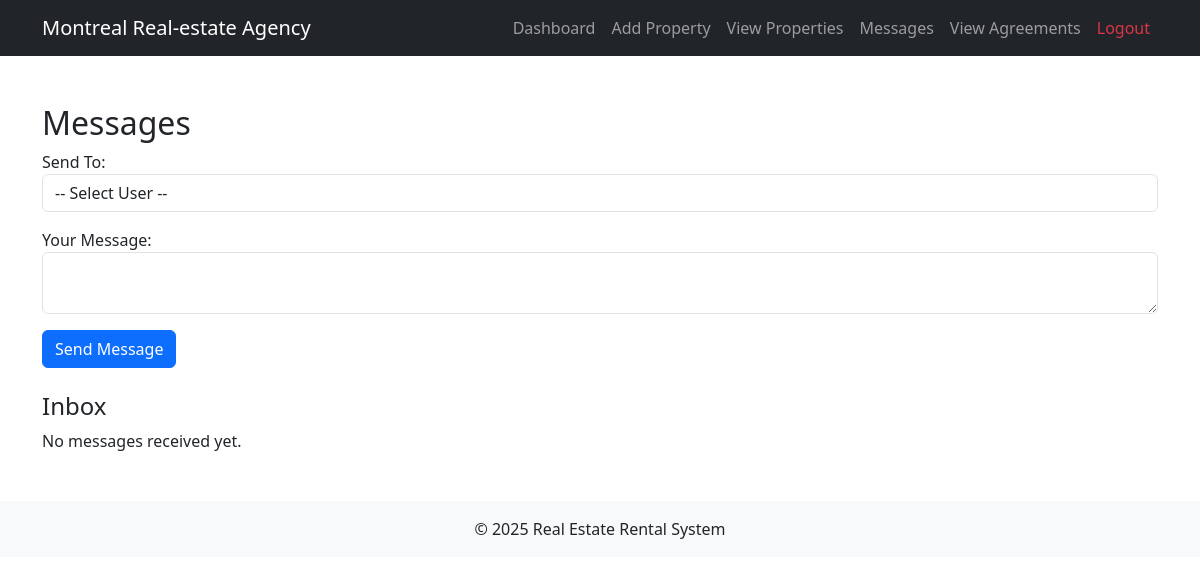
The app's page /pages/messages.php (signed in), older data.
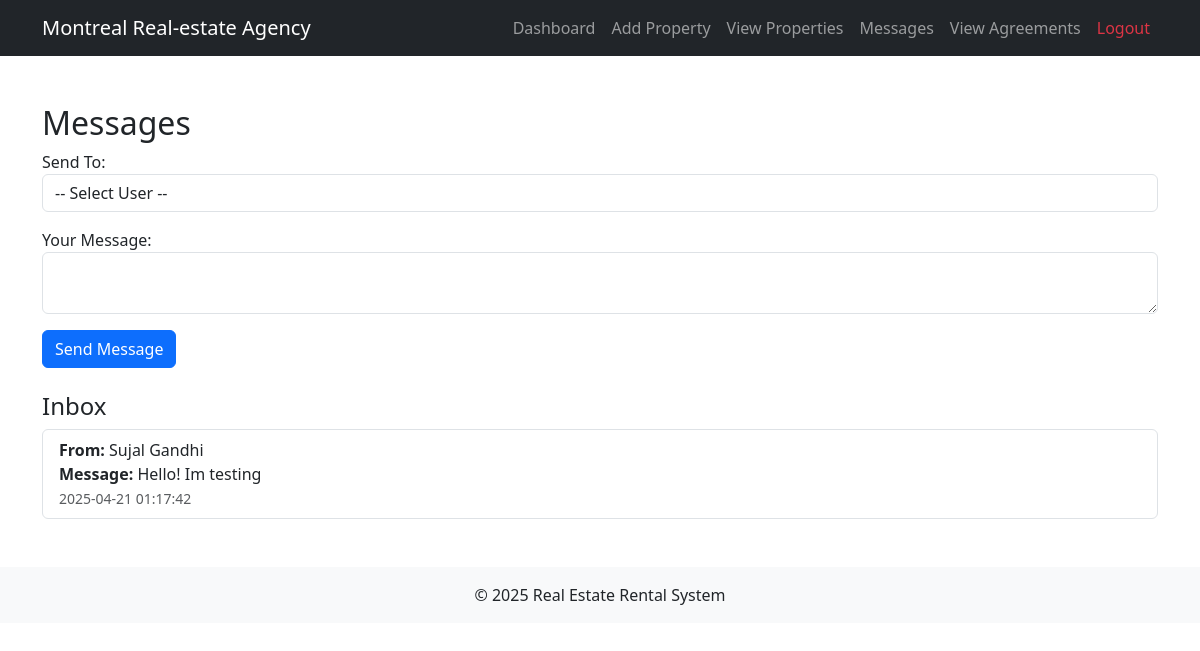
The same page, newer data.
### tables this page shows
CREATE TABLE IF NOT EXISTS `messages` (
  `id` int NOT NULL AUTO_INCREMENT,
  `sender_id` int DEFAULT NULL,
  `receiver_id` int DEFAULT NULL,
  `message` text,
  `sent_at` timestamp NOT NULL DEFAULT CURRENT_TIMESTAMP,
  PRIMARY KEY (`id`),
  KEY `sender_id` (`sender_id`),
  KEY `receiver_id` (`receiver_id`)
);

CREATE TABLE IF NOT EXISTS `users` (
  `id` int NOT NULL AUTO_INCREMENT,
  `name` varchar(100) DEFAULT NULL,
  `email` varchar(100) DEFAULT NULL,
  `password` varchar(255) DEFAULT NULL,
  `role` enum('owner','tenant','agent') DEFAULT 'tenant',
  PRIMARY KEY (`id`),
  UNIQUE KEY `email` (`email`)
);

### pages/messages.php (the view, shortened to what this page needs)
<?php
require_once "../config/db.php";
$user_id = $_SESSION['user_id'];
$receivedStmt = $conn->prepare("SELECT m.*, u.name AS sender_name FROM messages m JOIN users u ON m.sender_id = u.id WHERE m.receiver_id = ? ORDER BY m.sent_at DESC");
$receivedStmt->execute([$user_id]);
$receivedMessages = $receivedStmt->fetchAll(PDO::FETCH_ASSOC);
?>
<?php include("../includes/header.php"); ?>
<div class="container mt-5">
    <h2>Messages</h2>
    <form method="post" class="mb-4">
        <div class="mb-3">
            <label>Send To:</label>
            <select name="receiver_id" class="form-control" required>
                <option value="">-- Select User --</option>
            </select>
        </div>
        <div class="mb-3">
            <label>Your Message:</label>
            <textarea name="message" class="form-control" required></textarea>
        </div>
        <button type="submit" class="btn btn-primary">Send Message</button>
    </form>
    <h4>Inbox</h4>
    <?php if (empty($receivedMessages)): ?>
        <p>No messages received yet.</p>
    <?php else: ?>
        <ul class="list-group">
            <?php foreach ($receivedMessages as $msg): ?>
                <li class="list-group-item">
                    <strong>From:</strong> <?= htmlspecialchars($msg['sender_name']) ?><br>
                    <strong>Message:</strong> <?= htmlspecialchars($msg['message']) ?><br>
                    <small class="text-muted"><?= $msg['sent_at'] ?></small>
                </li>
            <?php endforeach; ?>
        </ul>
    <?php endif; ?>
</div>
<?php include("../includes/footer.php"); ?>

Row changes from the older to the newer data that the page shows:
added messages: sender.name "Sujal Gandhi", message "Hello! Im testing", sent_at "2025-04-21 01:17:42"
Text that changed along with them:
text no longer shown: "No messages received yet."
